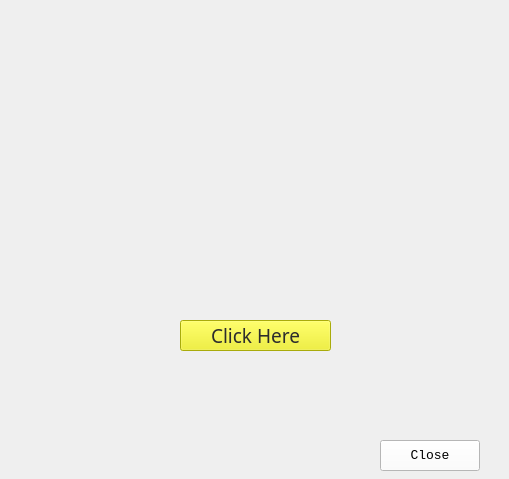
<?xml version="1.0" encoding="UTF-8"?>
<ui version="4.0">
 <class>Form</class>
 <widget class="QWidget" name="Form">
  <property name="geometry">
   <rect>
    <x>0</x>
    <y>0</y>
    <width>509</width>
    <height>479</height>
   </rect>
  </property>
  <property name="minimumSize">
   <size>
    <width>509</width>
    <height>479</height>
   </size>
  </property>
  <property name="maximumSize">
   <size>
    <width>509</width>
    <height>479</height>
   </size>
  </property>
  <property name="windowTitle">
   <string>Welcome</string>
  </property>
  <property name="windowIcon">
   <iconset>
    <normaloff>images/icon.PNG</normaloff>images/icon.PNG</iconset>
  </property>
  <widget class="QLabel" name="label">
   <property name="geometry">
    <rect>
     <x>0</x>
     <y>0</y>
     <width>509</width>
     <height>479</height>
    </rect>
   </property>
   <property name="minimumSize">
    <size>
     <width>509</width>
     <height>479</height>
    </size>
   </property>
   <property name="maximumSize">
    <size>
     <width>509</width>
     <height>479</height>
    </size>
   </property>
   <property name="text">
    <string/>
   </property>
   <property name="pixmap">
    <pixmap>images/welcome.jpg</pixmap>
   </property>
  </widget>
  <widget class="QPushButton" name="click_btn">
   <property name="geometry">
    <rect>
     <x>180</x>
     <y>320</y>
     <width>151</width>
     <height>31</height>
    </rect>
   </property>
   <property name="font">
    <font>
     <family>Tw Cen MT</family>
     <pointsize>14</pointsize>
    </font>
   </property>
   <property name="autoFillBackground">
    <bool>false</bool>
   </property>
   <property name="styleSheet">
    <string notr="true">background-color: rgb(237, 240, 16);
color: rgb(44, 44, 44);</string>
   </property>
   <property name="text">
    <string>Click Here</string>
   </property>
  </widget>
  <widget class="QPushButton" name="exit_btn">
   <property name="geometry">
    <rect>
     <x>380</x>
     <y>440</y>
     <width>100</width>
     <height>31</height>
    </rect>
   </property>
   <property name="font">
    <font>
     <family>Consolas</family>
     <pointsize>10</pointsize>
     <weight>50</weight>
     <italic>false</italic>
     <bold>false</bold>
    </font>
   </property>
   <property name="styleSheet">
    <string notr="true">background-color: rgb(255, 255, 255);
font: 10pt &quot;Consolas&quot;;</string>
   </property>
   <property name="text">
    <string>Close</string>
   </property>
  </widget>
 </widget>
 <resources/>
 <connections/>
</ui>
